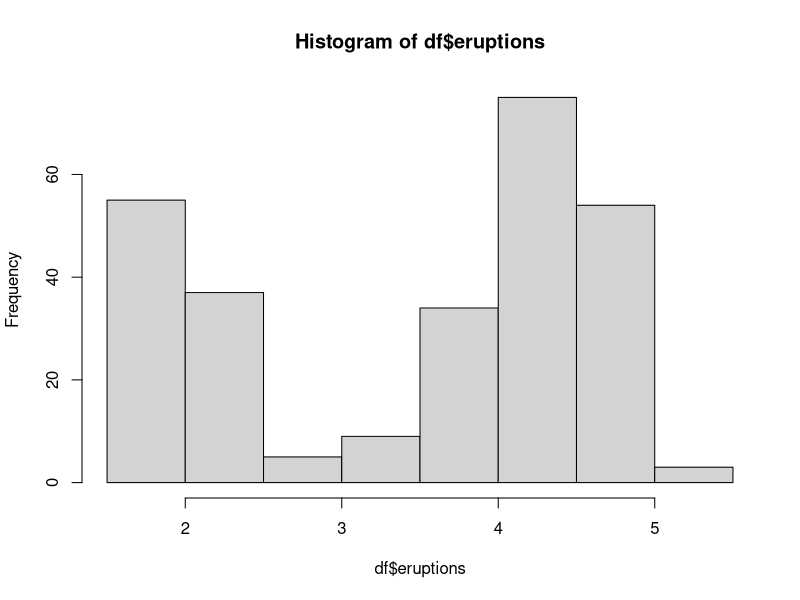
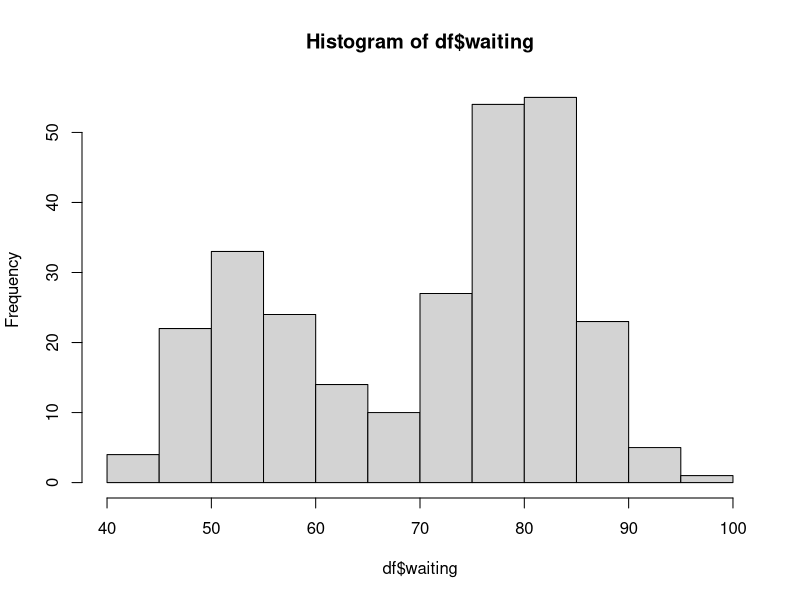
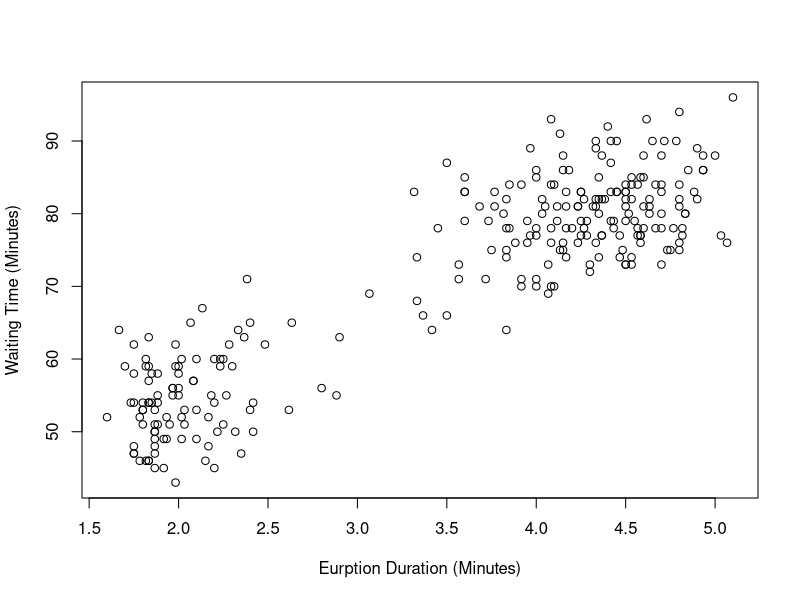

R code for these plots, in order:
## ---- chunk 1
df <- faithful
## ---- chunk 2
summary(df)
## ---- chunk 3
hist(df$eruptions)
## ---- chunk 4
hist(df$waiting)
## ---- chunk 5
plot(df$eruptions,df$waiting, xlab = "Eurption Duration (Minutes)", ylab = "Waiting Time (Minutes)")
